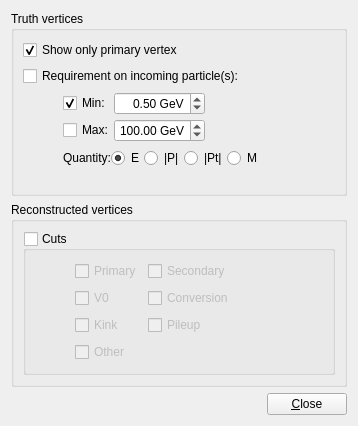
<?xml version="1.0" encoding="UTF-8"?>
<ui version="4.0">
 <class>VertexSysSettingsCutsForm</class>
 <widget class="QWidget" name="VertexSysSettingsCutsForm">
  <property name="geometry">
   <rect>
    <x>0</x>
    <y>0</y>
    <width>358</width>
    <height>426</height>
   </rect>
  </property>
  <property name="windowTitle">
   <string>Form</string>
  </property>
  <layout class="QVBoxLayout">
   <item>
    <widget class="QGroupBox" name="groupBox_2">
     <property name="title">
      <string>Truth vertices</string>
     </property>
     <layout class="QGridLayout">
      <item row="0" column="0">
       <widget class="QCheckBox" name="checkBox_truthcut_primaryonly">
        <property name="text">
         <string>Show only primary vertex</string>
        </property>
        <property name="checked">
         <bool>true</bool>
        </property>
       </widget>
      </item>
      <item row="0" column="1" colspan="3">
       <spacer>
        <property name="orientation">
         <enum>Qt::Horizontal</enum>
        </property>
        <property name="sizeHint" stdset="0">
         <size>
          <width>1</width>
          <height>5</height>
         </size>
        </property>
       </spacer>
      </item>
      <item row="1" column="0" colspan="2">
       <widget class="QCheckBox" name="checkBox_truthcut_incomingParticleRequirement">
        <property name="text">
         <string>Requirement on incoming particle(s):</string>
        </property>
       </widget>
      </item>
      <item row="1" column="2" colspan="2">
       <spacer>
        <property name="orientation">
         <enum>Qt::Horizontal</enum>
        </property>
        <property name="sizeHint" stdset="0">
         <size>
          <width>1</width>
          <height>5</height>
         </size>
        </property>
       </spacer>
      </item>
      <item row="2" column="0" colspan="3">
       <layout class="QGridLayout">
        <property name="leftMargin">
         <number>40</number>
        </property>
        <property name="horizontalSpacing">
         <number>0</number>
        </property>
        <item row="0" column="0">
         <layout class="QGridLayout">
          <property name="verticalSpacing">
           <number>4</number>
          </property>
          <item row="0" column="0">
           <widget class="QCheckBox" name="checkBox_truthcut_quantity_min">
            <property name="text">
             <string>Min:</string>
            </property>
            <property name="checked">
             <bool>true</bool>
            </property>
           </widget>
          </item>
          <item row="0" column="1">
           <widget class="QDoubleSpinBox" name="doubleSpinBox_truthcut_quantity_min_gev">
            <property name="alignment">
             <set>Qt::AlignRight|Qt::AlignTrailing|Qt::AlignVCenter</set>
            </property>
            <property name="suffix">
             <string> GeV</string>
            </property>
            <property name="maximum">
             <double>999.990000000000009</double>
            </property>
            <property name="singleStep">
             <double>0.100000000000000</double>
            </property>
            <property name="value">
             <double>0.500000000000000</double>
            </property>
           </widget>
          </item>
          <item row="1" column="0">
           <widget class="QCheckBox" name="checkBox_truthcut_quantity_max">
            <property name="text">
             <string>Max:</string>
            </property>
           </widget>
          </item>
          <item row="1" column="1">
           <widget class="QDoubleSpinBox" name="doubleSpinBox_truthcut_quantity_max_gev">
            <property name="alignment">
             <set>Qt::AlignRight|Qt::AlignTrailing|Qt::AlignVCenter</set>
            </property>
            <property name="suffix">
             <string> GeV</string>
            </property>
            <property name="maximum">
             <double>999.990000000000009</double>
            </property>
            <property name="singleStep">
             <double>0.100000000000000</double>
            </property>
            <property name="value">
             <double>100.000000000000000</double>
            </property>
           </widget>
          </item>
         </layout>
        </item>
        <item row="0" column="1">
         <spacer>
          <property name="orientation">
           <enum>Qt::Horizontal</enum>
          </property>
          <property name="sizeType">
           <enum>QSizePolicy::Preferred</enum>
          </property>
          <property name="sizeHint" stdset="0">
           <size>
            <width>1</width>
            <height>20</height>
           </size>
          </property>
         </spacer>
        </item>
        <item row="1" column="0" colspan="2">
         <layout class="QHBoxLayout">
          <item>
           <widget class="QLabel" name="label">
            <property name="text">
             <string>Quantity:</string>
            </property>
           </widget>
          </item>
          <item>
           <widget class="QRadioButton" name="radioButton_truthcut_quantityIsEnergy">
            <property name="text">
             <string>E</string>
            </property>
            <property name="checked">
             <bool>true</bool>
            </property>
           </widget>
          </item>
          <item>
           <widget class="QRadioButton" name="radioButton_truthcut_quantityIsAbsMomentum">
            <property name="text">
             <string>|P|</string>
            </property>
           </widget>
          </item>
          <item>
           <widget class="QRadioButton" name="radioButton_truthcut_quantityIsAbsTransverseMomentum">
            <property name="text">
             <string>|Pt|</string>
            </property>
           </widget>
          </item>
          <item>
           <widget class="QRadioButton" name="radioButton_truthcut_quantityIsMass">
            <property name="text">
             <string>M</string>
            </property>
           </widget>
          </item>
         </layout>
        </item>
       </layout>
      </item>
      <item row="2" column="3">
       <spacer>
        <property name="orientation">
         <enum>Qt::Horizontal</enum>
        </property>
        <property name="sizeHint" stdset="0">
         <size>
          <width>1</width>
          <height>5</height>
         </size>
        </property>
       </spacer>
      </item>
      <item row="3" column="0" colspan="2">
       <widget class="VP1EtaPhiCutWidget" name="etaPhiCutWidget" native="true"/>
      </item>
      <item row="3" column="2" colspan="2">
       <spacer>
        <property name="orientation">
         <enum>Qt::Horizontal</enum>
        </property>
        <property name="sizeHint" stdset="0">
         <size>
          <width>1</width>
          <height>5</height>
         </size>
        </property>
       </spacer>
      </item>
     </layout>
    </widget>
   </item>
   <item>
    <widget class="QGroupBox" name="groupBox">
     <property name="title">
      <string>Reconstructed vertices</string>
     </property>
     <layout class="QGridLayout">
      <item row="0" column="0">
       <widget class="QGroupBox" name="checkBox_reconcuts_onlyShowTypes">
        <property name="title">
         <string>Cuts</string>
        </property>
        <property name="checkable">
         <bool>true</bool>
        </property>
        <property name="checked">
         <bool>false</bool>
        </property>
        <layout class="QHBoxLayout" name="horizontalLayout">
         <item>
          <layout class="QGridLayout" name="_3">
           <property name="leftMargin">
            <number>40</number>
           </property>
           <item row="0" column="0">
            <widget class="QCheckBox" name="checkBox_reconcut_type_primary">
             <property name="text">
              <string>Primary</string>
             </property>
            </widget>
           </item>
           <item row="0" column="1">
            <widget class="QCheckBox" name="checkBox_reconcut_type_secondary">
             <property name="text">
              <string>Secondary</string>
             </property>
            </widget>
           </item>
           <item row="1" column="0">
            <widget class="QCheckBox" name="checkBox_reconcut_type_v0">
             <property name="text">
              <string>V0</string>
             </property>
            </widget>
           </item>
           <item row="1" column="1">
            <widget class="QCheckBox" name="checkBox_reconcut_type_conversion">
             <property name="text">
              <string>Conversion</string>
             </property>
            </widget>
           </item>
           <item row="2" column="0">
            <widget class="QCheckBox" name="checkBox_reconcut_type_kink">
             <property name="text">
              <string>Kink</string>
             </property>
            </widget>
           </item>
           <item row="2" column="1">
            <widget class="QCheckBox" name="checkBox_reconcut_type_pileup">
             <property name="text">
              <string>Pileup</string>
             </property>
            </widget>
           </item>
           <item row="3" column="0">
            <widget class="QCheckBox" name="checkBox_reconcut_type_other">
             <property name="text">
              <string>Other</string>
             </property>
            </widget>
           </item>
          </layout>
         </item>
         <item>
          <spacer name="spacer_2">
           <property name="orientation">
            <enum>Qt::Horizontal</enum>
           </property>
           <property name="sizeHint" stdset="0">
            <size>
             <width>53</width>
             <height>82</height>
            </size>
           </property>
          </spacer>
         </item>
        </layout>
       </widget>
      </item>
     </layout>
    </widget>
   </item>
   <item>
    <layout class="QHBoxLayout">
     <property name="spacing">
      <number>0</number>
     </property>
     <item>
      <spacer>
       <property name="orientation">
        <enum>Qt::Horizontal</enum>
       </property>
       <property name="sizeHint" stdset="0">
        <size>
         <width>40</width>
         <height>20</height>
        </size>
       </property>
      </spacer>
     </item>
     <item>
      <widget class="QPushButton" name="pushButton_close">
       <property name="text">
        <string>&amp;Close</string>
       </property>
      </widget>
     </item>
    </layout>
   </item>
  </layout>
 </widget>
 <customwidgets>
  <customwidget>
   <class>VP1EtaPhiCutWidget</class>
   <extends>QWidget</extends>
   <header>VP1Base/VP1EtaPhiCutWidget.h</header>
   <container>1</container>
  </customwidget>
 </customwidgets>
 <resources/>
 <connections/>
</ui>
